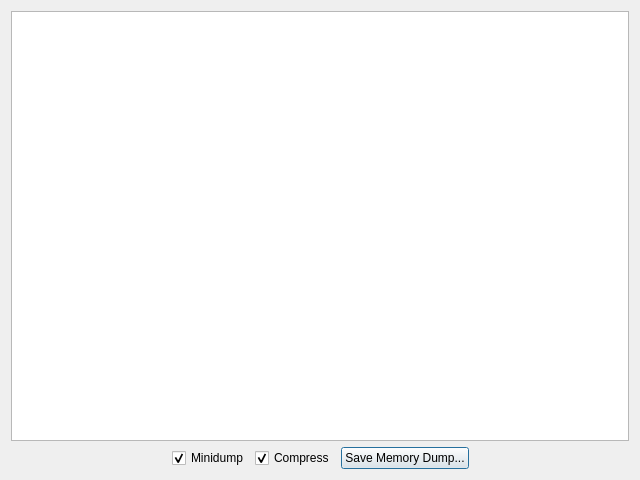
<?xml version="1.0" encoding="UTF-8"?>
<ui version="4.0">
 <class>errorDialog</class>
 <widget class="QDialog" name="errorDialog">
  <property name="geometry">
   <rect>
    <x>0</x>
    <y>0</y>
    <width>640</width>
    <height>480</height>
   </rect>
  </property>
  <property name="windowTitle">
   <string>Crash info</string>
  </property>
  <layout class="QVBoxLayout" name="verticalLayout">
   <item>
    <widget class="QTextBrowser" name="errorText">
     <property name="html">
      <string notr="true">&lt;!DOCTYPE HTML PUBLIC &quot;-//W3C//DTD HTML 4.0//EN&quot; &quot;http://www.w3.org/TR/REC-html40/strict.dtd&quot;&gt;
&lt;html&gt;&lt;head&gt;&lt;meta name=&quot;qrichtext&quot; content=&quot;1&quot; /&gt;&lt;style type=&quot;text/css&quot;&gt;
p, li { white-space: pre-wrap; }
&lt;/style&gt;&lt;/head&gt;&lt;body style=&quot; font-family:'MS Shell Dlg 2'; font-size:8.25pt; font-weight:400; font-style:normal;&quot;&gt;
&lt;p style=&quot;-qt-paragraph-type:empty; margin-top:0px; margin-bottom:0px; margin-left:0px; margin-right:0px; -qt-block-indent:0; text-indent:0px; font-size:8pt;&quot;&gt;&lt;br /&gt;&lt;/p&gt;&lt;/body&gt;&lt;/html&gt;</string>
     </property>
     <property name="openExternalLinks">
      <bool>true</bool>
     </property>
    </widget>
   </item>
   <item>
    <layout class="QHBoxLayout" name="horizontalLayout">
     <item>
      <spacer name="horizontalSpacer_2">
       <property name="orientation">
        <enum>Qt::Horizontal</enum>
       </property>
       <property name="sizeHint" stdset="0">
        <size>
         <width>40</width>
         <height>20</height>
        </size>
       </property>
      </spacer>
     </item>
     <item>
      <widget class="QCheckBox" name="minidump_checkbox">
       <property name="sizePolicy">
        <sizepolicy hsizetype="Fixed" vsizetype="Fixed">
         <horstretch>0</horstretch>
         <verstretch>0</verstretch>
        </sizepolicy>
       </property>
       <property name="text">
        <string>Minidump</string>
       </property>
       <property name="checked">
        <bool>true</bool>
       </property>
      </widget>
     </item>
     <item>
      <widget class="QCheckBox" name="compress_checkbox">
       <property name="text">
        <string>Compress</string>
       </property>
       <property name="checked">
        <bool>true</bool>
       </property>
      </widget>
     </item>
     <item>
      <widget class="QPushButton" name="saveDump_button">
       <property name="sizePolicy">
        <sizepolicy hsizetype="Fixed" vsizetype="Fixed">
         <horstretch>0</horstretch>
         <verstretch>0</verstretch>
        </sizepolicy>
       </property>
       <property name="text">
        <string>Save Memory Dump...</string>
       </property>
      </widget>
     </item>
     <item>
      <spacer name="horizontalSpacer">
       <property name="orientation">
        <enum>Qt::Horizontal</enum>
       </property>
       <property name="sizeHint" stdset="0">
        <size>
         <width>40</width>
         <height>20</height>
        </size>
       </property>
      </spacer>
     </item>
    </layout>
   </item>
  </layout>
 </widget>
 <resources/>
 <connections/>
</ui>
